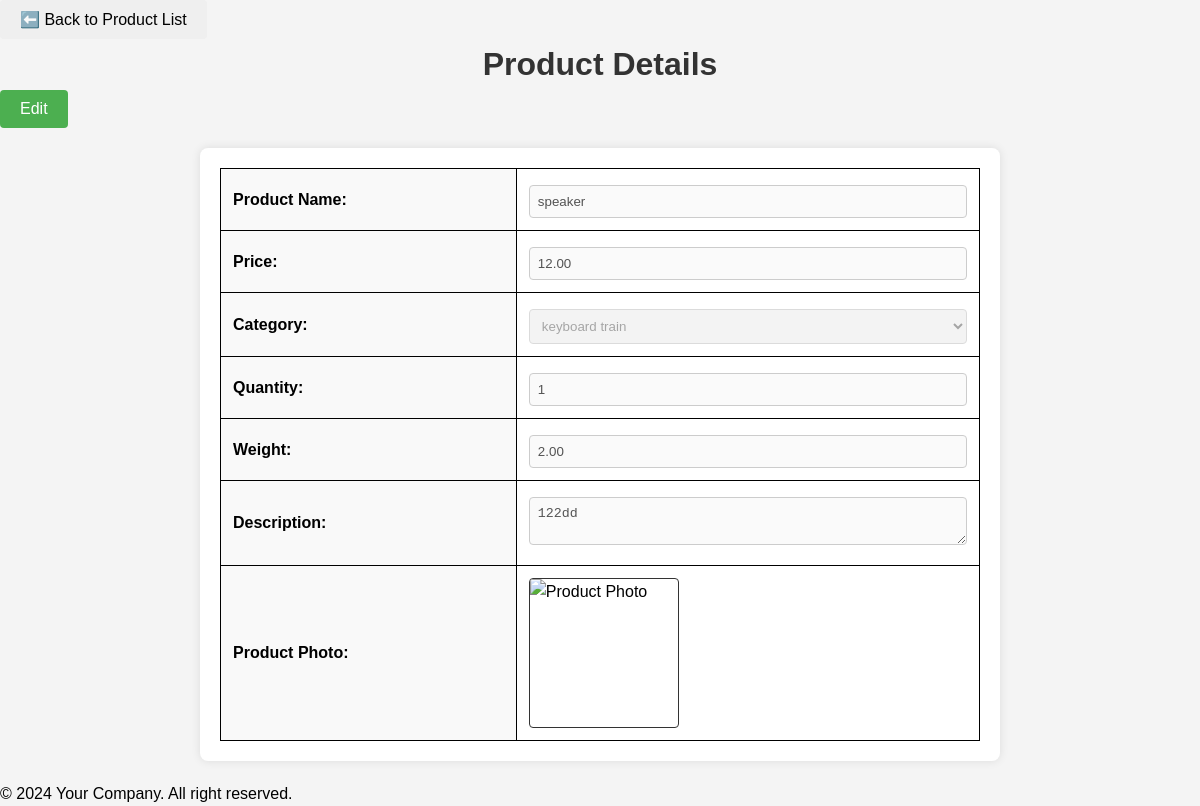
The page /admin/productEdit.php?product_id=P0007 on the database its author committed.
### tables this page shows
CREATE TABLE `product` (
  `product_id` varchar(10) NOT NULL,
  `name` varchar(100) NOT NULL,
  `price` decimal(10,2) NOT NULL,
  `category_id` varchar(10) NOT NULL,
  `quantity` int(10) NOT NULL,
  `product_photo` varchar(100) NOT NULL,
  `description` varchar(1000) NOT NULL,
  `weight` decimal(10,2) NOT NULL,
  PRIMARY KEY (`product_id`),
  KEY `category_id` (`category_id`)
);

### admin/productEdit.php (the view, shortened to what this page needs)
<?php
include '../_base.php';
include '../_head.php';
$product_id = req('product_id');
$stm = $_db->prepare('SELECT * FROM product WHERE product_id = ?');
$stm->execute([$product_id]);
$product = $stm->fetch();
?>
<link rel="stylesheet" href="../css/product.css">
<a href="productList.php"><button type="button">⬅️ Back to Product List</button></a>
<h1>Product Details</h1>
<button type="button" id="edit-button">Edit</button>
<form method="post" enctype="multipart/form-data" class="form" id="product-form">
    <table>
        <tr>
            <th>Product Name:</th>
            <td>
                <input type="text" name="name" id="name" maxlength="100" value="<?= htmlspecialchars($product->name) ?>" required>
            </td>
        </tr>
        <tr>
            <th>Price:</th>
            <td>
                <input type="text" name="price" id="price" value="<?= htmlspecialchars($product->price) ?>" required>
            </td>
        </tr>
        <tr>
            <th>Category:</th>
            <td>
                <select name="category_id">
                    <?php
                    $categories = $_db->query('SELECT category_id, category_name FROM category')->fetchAll();
                    foreach ($categories as $category) {
                        $selected = ($category->category_id == $product->category_id) ? 'selected' : '';
                        echo '<option value="' . htmlspecialchars($category->category_id) . '" ' . $selected . '>' . htmlspecialchars($category->category_name) . '</option>';
                    }
                    ?>
                </select>
            </td>
        </tr>
        <tr>
            <th>Quantity:</th>
            <td>
                <input type="number" name="quantity" id="quantity" value="<?= htmlspecialchars($product->quantity) ?>" min="1" required>
            </td>
        </tr>
        <tr>
            <th>Weight:</th>
            <td>
                <input type="number" name="weight" id="weight" value="<?= htmlspecialchars($product->weight) ?>" required>
            </td>
        </tr>
        <tr>
            <th>Description:</th>
            <td>
                <textarea name="description" id="description"><?= htmlspecialchars($product->description) ?></textarea>
            </td>
        </tr>
        <tr>
            <th>Product Photo:</th>
            <td>
                <label class="upload">
                    <img src="../uploads/<?= htmlspecialchars($product->product_photo) ?>" alt="Product Photo" id="product-photo">
                </label>
            </td>
        </tr>
    </table>
</form>
<?php
include '../_foot.php';
?>

### css/image.css (style rules this page uses)
label.upload img { border: 1px solid #333; width: 175px; height: 175px; object-fit: cover; cursor: pointer; }

### css/product.css (style rules this page uses)
* { margin: 0; padding: 0; text-decoration: none; list-style-type: none; box-sizing: border-box; user-select: none; }
body { font-family: Arial, sans-serif; line-height: 1.6; margin: 0; padding: 0; background-color: #f4f4f4; }
h1 { text-align: center; color: #333; }
.form { max-width: 800px; margin: 20px auto; padding: 20px; background: #fff; border-radius: 8px; box-shadow: 0 0 10px rgba(0, 0, 0, 0.1); }
table { width: 100%; border-collapse: collapse; border: 1px solid black; }
table th, table td { padding: 12px; border: 1px solid black; text-align: left; }
table th { background: #f9f9f9; font-weight: bold; }
table td { background-color: #fff; }
input[type="text"], input[type="number"], textarea, select { width: 100%; padding: 8px; margin-top: 4px; border: 1px solid #ccc; border-radius: 4px; box-sizing: border-box; }
textarea { resize: vertical; }
button { padding: 10px 20px; border: none; border-radius: 4px; cursor: pointer; font-size: 16px; margin-right: 10px; }
button#edit-button { background-color: #4CAF50; color: #fff; }
.upload { display: flex; align-items: center; cursor: pointer; }
.upload img { max-width: 150px; max-height: 150px; border: 1px solid #ddd; border-radius: 4px; margin-right: 10px; }

### rows shown on the page
product: name "speaker", price "12.00", quantity "1", weight "2.00", description "122dd"

### other values the page prints
form field category_id "keyboard train"
